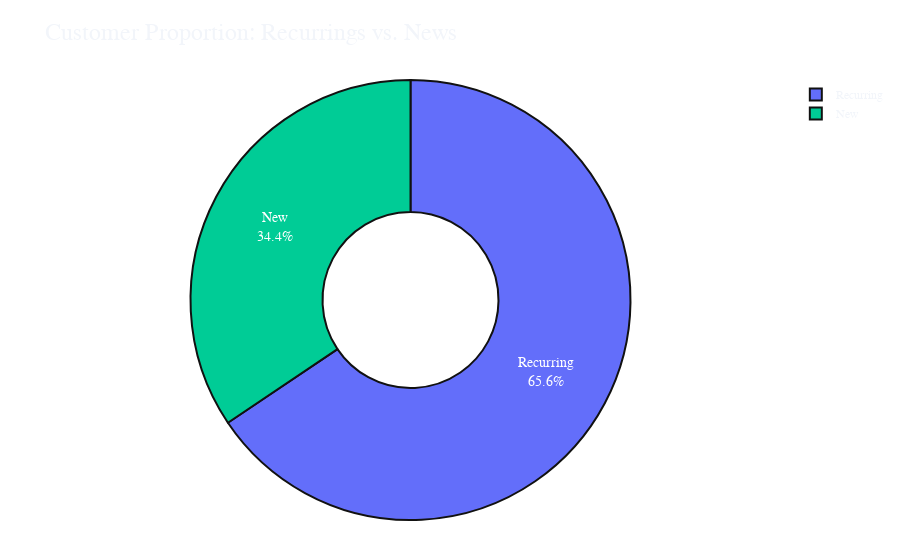

The notebook cell saved with this chart:
### Code cell
import plotly.express as px

fig = px.pie(customer_type_counts, 
             names='CustomerType', 
             values='count', 
             title='Customer Proportion: Recurrings vs. News',
             labels={'CustomerType': 'Tipo de Cliente', 'count': 'Número de Clientes'},
             template='plotly_dark',
             hole=.4
            )

fig.update_layout(
    font_family="Arial, sans-serif",
    title_font_size=24,
    legend_title_font_size=14,
    legend_font_size=12,
    margin=dict(l=40, r=40, t=80, b=40),
    paper_bgcolor='rgba(0,0,0,0)',
)

fig.update_traces(
    textposition='inside',
    textinfo='percent+label',
    insidetextfont=dict(color='white', size=14),
    marker=dict(colors=['#636EFA', '#00CC96'], line=dict(color='#111111', width=2))
)

fig.show()

### Figure 1 — Plotly figure (JSON) as saved in the notebook; plotly's stock layout.template omitted (floating-point values rounded to 4 significant figures)
{"data": [{"domain": {"x": [0, 1], "y": [0, 1]}, "hole": 0.4, "hovertemplate": "Tipo de Cliente=%{label}<br>Número de Clientes=%{value}<extra></extra>", "insidetextfont": {"color": "white", "size": 14}, "labels": ["Recurring", "New"], "legendgroup": "", "marker": {"colors": ["#636EFA", "#00CC96"], "line": {"color": "#111111", "width": 2}}, "name": "", "showlegend": true, "textinfo": "percent+label", "textposition": "inside", "type": "pie", "values": [2845, 1493]}], "layout": {"font": {"family": "Arial, sans-serif"}, "legend": {"font": {"size": 12}, "title": {"font": {"size": 14}}, "tracegroupgap": 0}, "margin": {"b": 40, "l": 40, "r": 40, "t": 80}, "paper_bgcolor": "rgba(0,0,0,0)", "title": {"font": {"size": 24}, "text": "Customer Proportion: Recurrings vs. News"}}}
